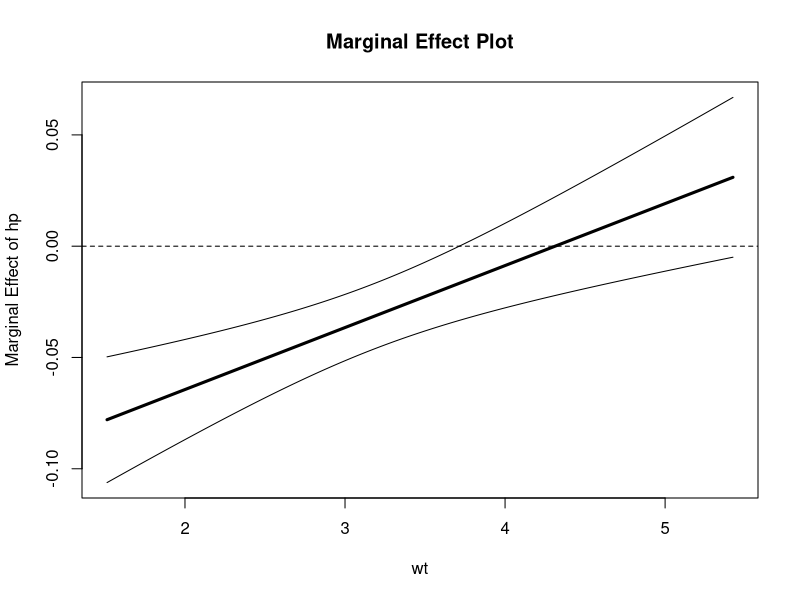
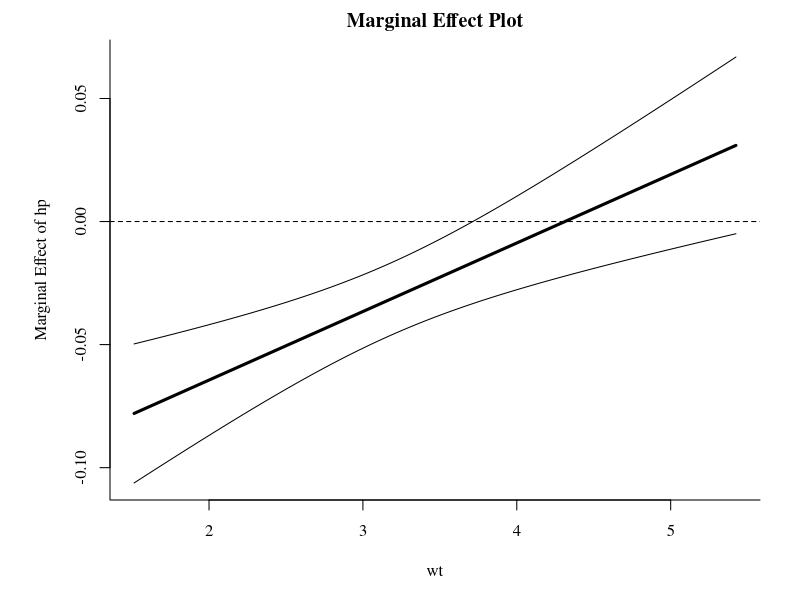

Write R code to recreate these figures, in order.

# ------------------------------------
# Create Marginal Effect Plot Function
# ------------------------------------
meplot <- function(model,var1,var2,ci=.95,xlab=var2,ylab=var1,main="Marginal Effect Plot"){
  alpha <- 1-ci
  z <- qnorm(1-alpha/2)
  beta.hat <- coef(model)
  cov <- vcov(model)
  z0 <- seq(min(model$model[,var2],na.rm=T),max(model$model[,var2],na.rm=T),length.out=1000)
  dy.dx <- beta.hat[var1] + beta.hat[paste(var1,var2,sep=":")]*z0
  se.dy.dx <- sqrt(cov[var1,var1] + z0^2*cov[paste(var1,var2,sep=":"),paste(var1,var2,sep=":")] + 2*z0*cov[var1,paste(var1,var2,sep=":")])
  upr <- dy.dx + z*se.dy.dx
  lwr <- dy.dx - z*se.dy.dx
  plot(x=z0, y=dy.dx,type="n",xlim=c(min(z0),max(z0)),
       ylim=c(min(lwr),max(upr)),
       xlab = xlab,
       ylab = paste("Marginal Effect of",var1),
       main = main)
  lines(z0, dy.dx, lwd = 3)
  lines(z0, lwr)
  lines(z0, upr)
  abline(h=0,lty=2)
}


# ----------------------------------
# An example with the mtcars dataset
# ----------------------------------

# Estimate a regression model with an interaction term
mod <- lm(mpg ~ hp + wt + hp*wt, data=mtcars)

# Plot it
windows()
meplot(model=mod,var1="hp",var2="wt")

# You can use the par() function to spice things up
windows()
par(family="serif",bty="l",mar=c(5,5.5,2,2))
meplot(model=mod,var1="hp",var2="wt")
